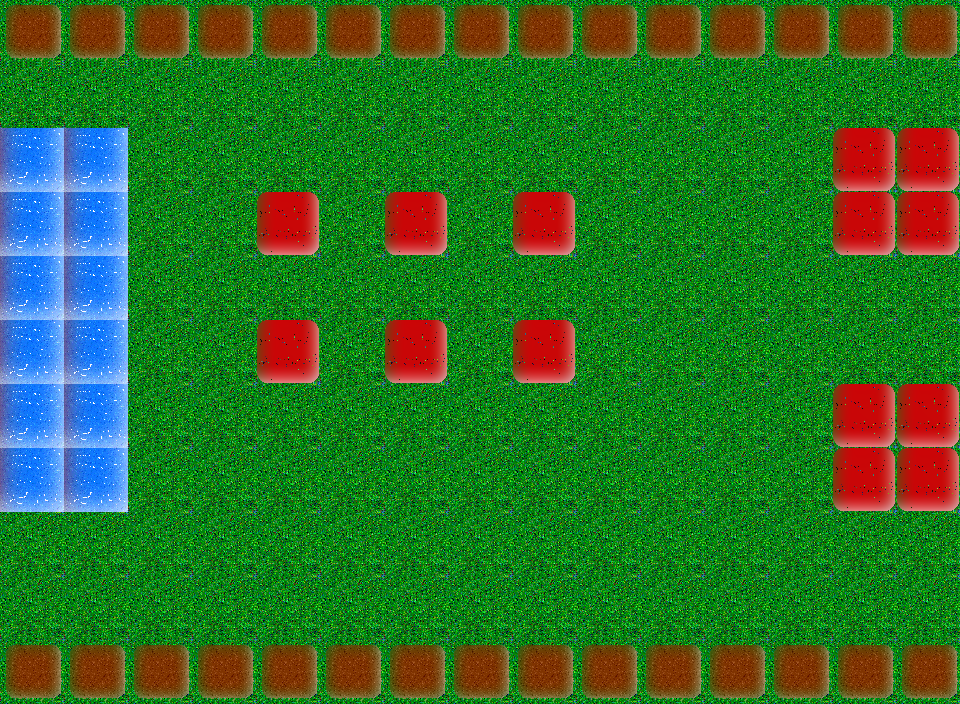

A 2D game scene composited from a Tiled map and its tileset images. What follows is a short description and the map's XML, with each tile layer's data collapsed to a summary:
An orthogonal 15x11 tile map with 64x64 px tiles, 1 tile layer (Tile Layer 1).

<map version="1.0" orientation="orthogonal" width="15" height="11" tilewidth="64" tileheight="64">
 <tileset firstgid="1" name="grassTiles" tilewidth="64" tileheight="64">
  <image source="../res/grassTiles.png" width="704" height="448" />
  <tile id="1">
   <properties>
    <property name="stone" value="true" />
   </properties>
  </tile>
  <tile id="3">
   <properties>
    <property name="movableBox" value="true" />
    <property name="stone" value="true" />
   </properties>
  </tile>
  <tile id="6">
   <properties>
    <property name="stone" value="true" />
   </properties>
  </tile>
 </tileset>
 <layer name="Tile Layer 1" width="15" height="11">
  <data>[165 cells, 165 non-empty, 4 distinct tile ids]</data>
 </layer>
</map>
